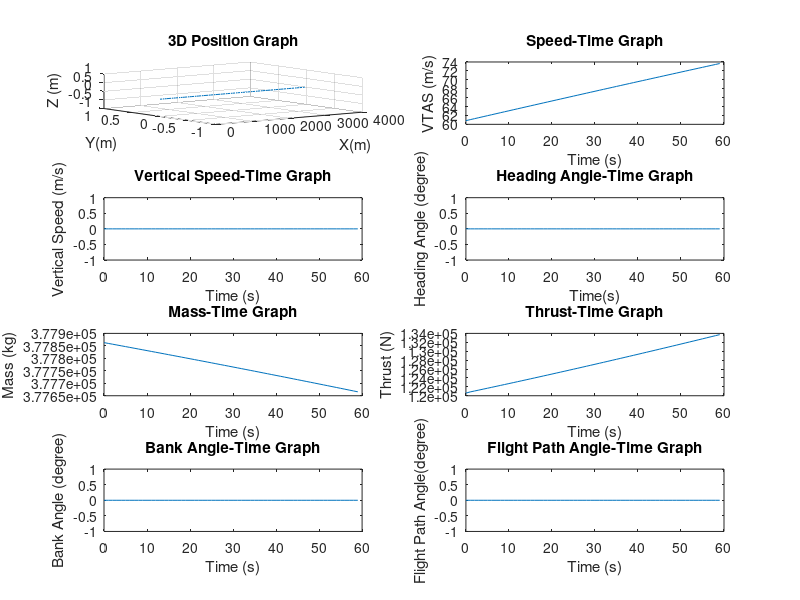

The MATLAB script that drew this image:
%**************** TAHSİN OCAKTAN ***************%
%%%%%%%%%%%%%%% FLIGHT MECHANICS %%%%%%%%%%%%%%%%
%%%%%%%%%% TERM HOMEWORK-TAKE OFF PHASE %%%%%%%%%

clc;
clear;

%*********adjust constant variable 
h = 0; % altitude in meter
S_G_sl = 3896; % take off ground roll at sea level
g = 9.80665; % gravitational acceleration
S = 511; % wing area
c = 0.93; % 1/h
m_r = 0.025; % friction coeff
k = 0.043; 
%---------------------------------------------------

%*********adjusting iteration 
step_size = 1;
t_final = 59;
t = 0:step_size:t_final;
%---------------------------------------------------

%*********adjusting array size
ro = zeros(size(t));
x1 = zeros(size(t));
x2 = zeros(size(t));
x3 = zeros(size(t));
x4 = zeros(size(t));
x5 = zeros(size(t));
x6 = zeros(size(t));
u1 = zeros(size(t));
u2 = zeros(size(t));
u3 = zeros(size(t));
%---------------------------------------------------

%*********adjusting initial values
x1(1)=0;  % x position
x2(1)=0;  % y position
x3(1)=h;  % z position
x4(1)=60.83; % v_tas
x5(1)=0;  % heading
x6(1)=3705570/g; % mass
u1(1)=120590; % thrust
u2(1)=0; % bank
u3(1)=0; % path
%---------------------------------------------------

for i= 1:t_final

     u3(i)=0; % path
     u2(i)=0; % bank
     ro(i)=(101325.*(1-x3(1)/44330.8).^5.256)/(287.05287.*(288.15-0.0065.*x3(1))); % density 

     cL(i) = m_r/(2*k); % lift force constant value 
     cD(i) = 0.028 +  k*(cL(i).^2); % drag force constant value
     D(i) = (0.5).*ro(i).*(x4(i)^2).*S.*cD(i); % drag force
     L(i) = (0.5).*ro(i).*(x4(i)^2).*S.*cL(i); % lift force

     if x1(i) <= S_G_sl

     u1(i+1)= D(i)+ m_r*(x6(i)*g - L(i)); % thrust
     f(i) = c.*u1(i)./3600;  %N/s

     %************equation from hw_3
     der_x1= x4(i).*cosd(x5(i)).*cosd(u3(i));
     der_x2= x4(i).*sind(x5(i)).*cosd(u3(i));
     der_x3= x4(i).*sind(u3(i));
     der_x4= -((cD(i)*S.*ro(i)*((x4(i)).^2))/(2*x6(i))) - (g.*sind(u3(i))) + ((u1(i))/(x6(i)));
     der_x5= -((cL(i).*S.*ro(i)).*x4(i).*sind(u2(i)))/(2.*x6(i));
     der_x6= -f(i)/g;
     %-----------------------------------------------------------------------------------------

     %************solution of equation 
     x1(i+1) = x1(i)+ der_x1.*step_size;
     x2(i+1) = x2(i)+ der_x2.*step_size;
     x3(i+1) = x3(i)+ der_x3.*step_size;
     x4(i+1) = x4(i)+ der_x4.*step_size;
     x5(i+1) = x5(i)+ der_x5.*step_size;
     x6(i+1) = x6(i)+ der_x6.*step_size;
     %----------------------------------

     time = i;

     elseif x1(i) > S_G_sl        
         break
     end
end

last_mass = x6(t_final) 
delta_W = (x6(1) - x6(t_final)) * g

%************plotting
subplot(4,2,1);plot3(x1,x2,x3);
grid on
title('3D Position Graph');xlabel('X(m)');ylabel('Y(m)');zlabel('Z (m)');

subplot(4,2,2);plot(t,x4);
title('Speed-Time Graph');xlabel('Time (s)'); ylabel('VTAS (m/s)');

subplot(4,2,3);plot(t,(x4.*sind(u3)));
title('Vertical Speed-Time Graph');xlabel('Time (s)'); ylabel('Vertical Speed (m/s)');

subplot(4,2,4);plot(t,x5);
title('Heading Angle-Time Graph');xlabel('Time(s)'); ylabel('Heading Angle (degree)');

subplot(4,2,5);plot(t,x6);
title('Mass-Time Graph');xlabel('Time (s)'); ylabel('Mass (kg)');

subplot(4,2,6);plot(t,u1);
title('Thrust-Time Graph');xlabel('Time (s)');ylabel('Thrust (N)');

subplot(4,2,7);plot(t,u2);
title('Bank Angle-Time Graph');xlabel('Time (s)'); ylabel('Bank Angle (degree)');

subplot(4,2,8);plot(t,u3);
title('Flight Path Angle-Time Graph');xlabel('Time (s)'); ylabel('Flight Path Angle(degree)');
%--------------------------------------------------------------------------------------------------

